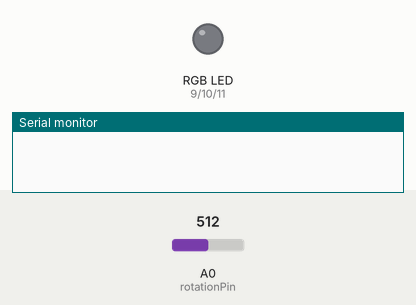
A sketch run on a simulated Arduino Uno, built with avr-gcc and run on an emulated ATmega328P. Parts: an RGB LED mixed from three pins (HIGH = lit), the last lines printed to the serial monitor. Inputs (shaded band) come from the test bench; at power-on: A0 (rotationPin) = 512. Dim RGB values are drawn brighter than linear.

Above: at 1.2 s.
1.3 s: A0 (rotationPin) set to 596
At 3.0 s:
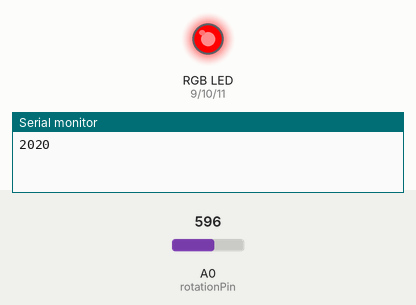
4.3 s: A0 (rotationPin) set to 626
At 5.2 s:
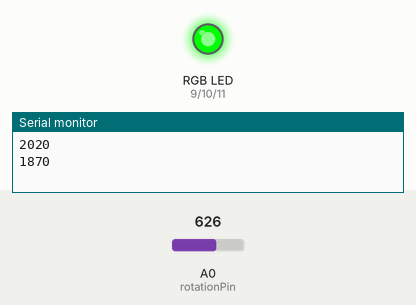
At 7.1 s:
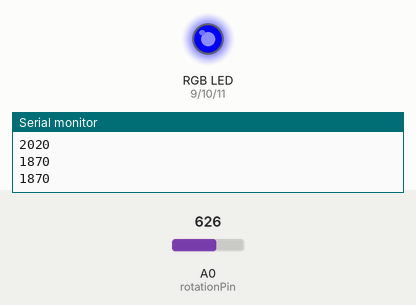
7.3 s: A0 (rotationPin) set to 640
10.3 s: A0 (rotationPin) set to 667
11.8 s: A0 (rotationPin) set to 1023
At 12.7 s:
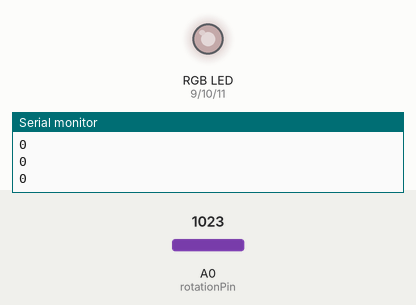
14.8 s: A0 (rotationPin) set to 900
Timing chart, 0 to 18.8 s (numbered marks = the images above; inputs shaded):
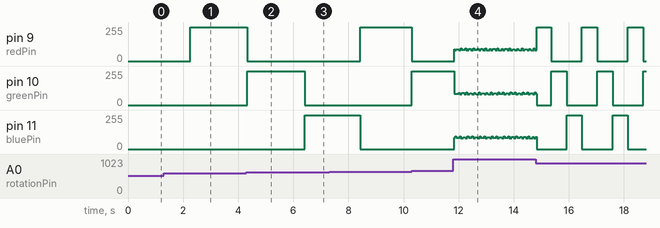

Measured:
- the behaviour switches between 614 and 615 on A0 (rotationPin) (found by bisection; images 1 and 2)
- after the input at 1.3 s, pin 9 (redPin): 0/255 → 255/255 after 0.95 s instead of 1.4 s
- after the input at 4.3 s, pin 11 (bluePin): 0/255 → 255/255 after 2.1 s instead of 2.5 s
- by itself, pin 10 (greenPin): repeats every 1.7 s: 255/255 0.56 s, 0/255 1.1 s

The sketch:

level-2.ino
```cpp
//   ________________________________________________________________________
//  /  Name: Kyler Visser              Level 2             Date: 2023-09-21  \
//  |                                                                        |
//  |                               Description                              |
//  |                                                                        |
//  |  This program will utalize a potentiometer and a RGB LED. The program  |
//  |    will then use the potentiometer will control how long each color    |
//  |     stays on for. The colors that will be utalized are Red, Green,     |
//  |                                 Blue.                                  |
//  \________________________________________________________________________/

//  --------------------
//    Setup vairables.
//  --------------------
int rotationPin = A0;
int data = 0;
int redPin = 9;
int bluePin = 11;
int greenPin = 10;
int MAXTIME = 5000;
int modifier = 5;

//  -------------------------------
//    Setup pins and serial port.
//  -------------------------------
void setup() {
    Serial.begin(9600);
    pinMode(rotationPin, INPUT);
    pinMode(redPin, OUTPUT);
    pinMode(bluePin, OUTPUT);
    pinMode(greenPin, OUTPUT);
}

//  ----------------------
//    Main program loop.
//  ----------------------
void loop() {
    customDelay();
    red();
    customDelay();
    green();
    customDelay();
    blue();
}

//  -------------------------------------
//    Delay for a set time depending on
//    what the potentiometer is set to.
//  -------------------------------------
void customDelay() {
    int counter = 0;
    while (getTime() - counter > 0) {
        delay(1);
        counter++;
    }
    Serial.println(counter);
}

//  ----------------------------
//    Get the time needed that
//        is non-negative.
//  ----------------------------
int getTime() {
    int time = (MAXTIME - (analogRead(rotationPin) * modifier));
    if (time > 0) {
        return time;
    } else {
        return 0;
    }
}

//  ----------------
//    Display red.
//  ----------------
void red() {
    digitalWrite(redPin, HIGH);
    digitalWrite(bluePin, LOW);
    digitalWrite(greenPin, LOW);
}

//  -----------------
//    Display blue.
//  -----------------
void blue() {
    digitalWrite(redPin, LOW);
    digitalWrite(bluePin, HIGH);
    digitalWrite(greenPin, LOW);
}

//  ------------------
//    Display green.
//  ------------------
void green() {
    digitalWrite(redPin, LOW);
    digitalWrite(bluePin, LOW);
    digitalWrite(greenPin, HIGH);
}
```
